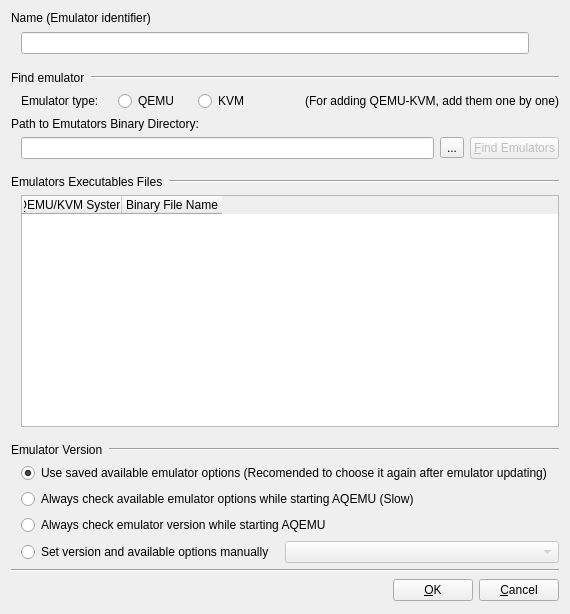
<?xml version="1.0" encoding="UTF-8"?>
<ui version="4.0">
 <author>Andrey Rijov</author>
 <class>Emulator_Options_Window</class>
 <widget class="QDialog" name="Emulator_Options_Window">
  <property name="geometry">
   <rect>
    <x>0</x>
    <y>0</y>
    <width>570</width>
    <height>614</height>
   </rect>
  </property>
  <property name="windowTitle">
   <string>Emulator Settings</string>
  </property>
  <property name="windowIcon">
   <iconset resource="images.qrc">
    <normaloff>:/exec.png</normaloff>:/exec.png</iconset>
  </property>
  <layout class="QVBoxLayout" name="verticalLayout_3">
   <item>
    <widget class="QLabel" name="Label_Name">
     <property name="text">
      <string>Name (Emulator identifier)</string>
     </property>
    </widget>
   </item>
   <item>
    <layout class="QHBoxLayout" name="horizontalLayout_4">
     <property name="leftMargin">
      <number>10</number>
     </property>
     <item>
      <widget class="QLineEdit" name="Edit_Name"/>
     </item>
     <item>
      <widget class="QLabel" name="Label_Name_Valid">
       <property name="sizePolicy">
        <sizepolicy hsizetype="Fixed" vsizetype="Fixed">
         <horstretch>0</horstretch>
         <verstretch>0</verstretch>
        </sizepolicy>
       </property>
       <property name="minimumSize">
        <size>
         <width>24</width>
         <height>24</height>
        </size>
       </property>
       <property name="maximumSize">
        <size>
         <width>24</width>
         <height>24</height>
        </size>
       </property>
       <property name="baseSize">
        <size>
         <width>24</width>
         <height>24</height>
        </size>
       </property>
       <property name="text">
        <string/>
       </property>
       <property name="pixmap">
        <pixmap resource="images.qrc">:/ok.png</pixmap>
       </property>
       <property name="scaledContents">
        <bool>true</bool>
       </property>
      </widget>
     </item>
    </layout>
   </item>
   <item>
    <spacer name="verticalSpacer_3">
     <property name="orientation">
      <enum>Qt::Vertical</enum>
     </property>
     <property name="sizeType">
      <enum>QSizePolicy::Fixed</enum>
     </property>
     <property name="sizeHint" stdset="0">
      <size>
       <width>150</width>
       <height>10</height>
      </size>
     </property>
    </spacer>
   </item>
   <item>
    <layout class="QHBoxLayout" name="horizontalLayout_3">
     <item>
      <widget class="QLabel" name="Label_Find_Emulator">
       <property name="sizePolicy">
        <sizepolicy hsizetype="Maximum" vsizetype="Preferred">
         <horstretch>0</horstretch>
         <verstretch>0</verstretch>
        </sizepolicy>
       </property>
       <property name="text">
        <string>Find emulator</string>
       </property>
      </widget>
     </item>
     <item>
      <widget class="Line" name="line">
       <property name="orientation">
        <enum>Qt::Horizontal</enum>
       </property>
      </widget>
     </item>
    </layout>
   </item>
   <item>
    <widget class="QWidget" name="Widget_Emulator_Type" native="true">
     <layout class="QHBoxLayout" name="horizontalLayout_6">
      <property name="leftMargin">
       <number>10</number>
      </property>
      <property name="topMargin">
       <number>0</number>
      </property>
      <property name="rightMargin">
       <number>0</number>
      </property>
      <property name="bottomMargin">
       <number>0</number>
      </property>
      <item>
       <widget class="QLabel" name="Label_Emulator_Type">
        <property name="text">
         <string>Emulator type:</string>
        </property>
       </widget>
      </item>
      <item>
       <spacer name="horizontalSpacer_2">
        <property name="orientation">
         <enum>Qt::Horizontal</enum>
        </property>
        <property name="sizeType">
         <enum>QSizePolicy::Fixed</enum>
        </property>
        <property name="sizeHint" stdset="0">
         <size>
          <width>13</width>
          <height>13</height>
         </size>
        </property>
       </spacer>
      </item>
      <item>
       <widget class="QRadioButton" name="RB_QEMU">
        <property name="text">
         <string>QEMU</string>
        </property>
       </widget>
      </item>
      <item>
       <spacer name="horizontalSpacer_3">
        <property name="orientation">
         <enum>Qt::Horizontal</enum>
        </property>
        <property name="sizeType">
         <enum>QSizePolicy::Fixed</enum>
        </property>
        <property name="sizeHint" stdset="0">
         <size>
          <width>13</width>
          <height>13</height>
         </size>
        </property>
       </spacer>
      </item>
      <item>
       <widget class="QRadioButton" name="RB_KVM">
        <property name="text">
         <string>KVM</string>
        </property>
       </widget>
      </item>
      <item>
       <spacer name="horizontalSpacer">
        <property name="orientation">
         <enum>Qt::Horizontal</enum>
        </property>
        <property name="sizeHint" stdset="0">
         <size>
          <width>7</width>
          <height>20</height>
         </size>
        </property>
       </spacer>
      </item>
      <item>
       <widget class="QLabel" name="Label_Find_QEMU_KVM">
        <property name="text">
         <string>(For adding QEMU-KVM, add them one by one)</string>
        </property>
        <property name="alignment">
         <set>Qt::AlignRight|Qt::AlignTrailing|Qt::AlignVCenter</set>
        </property>
       </widget>
      </item>
     </layout>
    </widget>
   </item>
   <item>
    <widget class="QLabel" name="Label_Path_to_Dir">
     <property name="sizePolicy">
      <sizepolicy hsizetype="Maximum" vsizetype="Preferred">
       <horstretch>0</horstretch>
       <verstretch>0</verstretch>
      </sizepolicy>
     </property>
     <property name="text">
      <string>Path to Emutators Binary Directory:</string>
     </property>
    </widget>
   </item>
   <item>
    <layout class="QHBoxLayout" name="horizontalLayout_2">
     <property name="leftMargin">
      <number>10</number>
     </property>
     <item>
      <widget class="QLineEdit" name="Edit_Path_to_Dir"/>
     </item>
     <item>
      <widget class="QToolButton" name="TB_Browse">
       <property name="text">
        <string>...</string>
       </property>
       <property name="icon">
        <iconset resource="images.qrc">
         <normaloff>:/open-folder.png</normaloff>:/open-folder.png</iconset>
       </property>
      </widget>
     </item>
     <item>
      <widget class="QPushButton" name="Button_Find">
       <property name="enabled">
        <bool>false</bool>
       </property>
       <property name="sizePolicy">
        <sizepolicy hsizetype="Maximum" vsizetype="Fixed">
         <horstretch>0</horstretch>
         <verstretch>0</verstretch>
        </sizepolicy>
       </property>
       <property name="text">
        <string>&amp;Find Emulators</string>
       </property>
       <property name="icon">
        <iconset resource="images.qrc">
         <normaloff>:/find.png</normaloff>:/find.png</iconset>
       </property>
      </widget>
     </item>
    </layout>
   </item>
   <item>
    <spacer name="verticalSpacer">
     <property name="orientation">
      <enum>Qt::Vertical</enum>
     </property>
     <property name="sizeType">
      <enum>QSizePolicy::Fixed</enum>
     </property>
     <property name="sizeHint" stdset="0">
      <size>
       <width>150</width>
       <height>10</height>
      </size>
     </property>
    </spacer>
   </item>
   <item>
    <layout class="QHBoxLayout" name="horizontalLayout">
     <item>
      <widget class="QLabel" name="Label_Binary_Path">
       <property name="sizePolicy">
        <sizepolicy hsizetype="Maximum" vsizetype="Preferred">
         <horstretch>0</horstretch>
         <verstretch>0</verstretch>
        </sizepolicy>
       </property>
       <property name="text">
        <string>Emulators Executables Files</string>
       </property>
      </widget>
     </item>
     <item>
      <widget class="Line" name="line_3">
       <property name="orientation">
        <enum>Qt::Horizontal</enum>
       </property>
      </widget>
     </item>
    </layout>
   </item>
   <item>
    <layout class="QVBoxLayout" name="verticalLayout_2">
     <property name="leftMargin">
      <number>10</number>
     </property>
     <item>
      <widget class="QTableWidget" name="Table_Systems">
       <property name="editTriggers">
        <set>QAbstractItemView::NoEditTriggers</set>
       </property>
       <property name="selectionMode">
        <enum>QAbstractItemView::SingleSelection</enum>
       </property>
       <property name="selectionBehavior">
        <enum>QAbstractItemView::SelectRows</enum>
       </property>
       <property name="verticalScrollMode">
        <enum>QAbstractItemView::ScrollPerPixel</enum>
       </property>
       <property name="horizontalScrollMode">
        <enum>QAbstractItemView::ScrollPerPixel</enum>
       </property>
       <column>
        <property name="text">
         <string>QEMU/KVM System</string>
        </property>
       </column>
       <column>
        <property name="text">
         <string>Binary File Name</string>
        </property>
       </column>
      </widget>
     </item>
     <item>
      <spacer name="verticalSpacer_2">
       <property name="orientation">
        <enum>Qt::Vertical</enum>
       </property>
       <property name="sizeType">
        <enum>QSizePolicy::Fixed</enum>
       </property>
       <property name="sizeHint" stdset="0">
        <size>
         <width>150</width>
         <height>10</height>
        </size>
       </property>
      </spacer>
     </item>
    </layout>
   </item>
   <item>
    <widget class="QWidget" name="widget" native="true">
     <layout class="QGridLayout" name="gridLayout">
      <property name="margin">
       <number>0</number>
      </property>
      <item row="0" column="0">
       <layout class="QHBoxLayout" name="horizontalLayout_8">
        <item>
         <widget class="QLabel" name="Label_QEMU_Version">
          <property name="sizePolicy">
           <sizepolicy hsizetype="Maximum" vsizetype="Preferred">
            <horstretch>0</horstretch>
            <verstretch>0</verstretch>
           </sizepolicy>
          </property>
          <property name="text">
           <string>Emulator Version</string>
          </property>
         </widget>
        </item>
        <item>
         <widget class="Line" name="line_4">
          <property name="orientation">
           <enum>Qt::Horizontal</enum>
          </property>
         </widget>
        </item>
       </layout>
      </item>
      <item row="1" column="0">
       <layout class="QVBoxLayout" name="verticalLayout">
        <property name="leftMargin">
         <number>10</number>
        </property>
        <item>
         <widget class="QRadioButton" name="RB_Save_Options">
          <property name="text">
           <string>Use saved available emulator options (Recomended to choose it again after emulator updating)</string>
          </property>
          <property name="checked">
           <bool>true</bool>
          </property>
         </widget>
        </item>
        <item>
         <widget class="QRadioButton" name="RB_Check_Options">
          <property name="text">
           <string>Always check available emulator options while starting AQEMU (Slow)</string>
          </property>
         </widget>
        </item>
        <item>
         <widget class="QRadioButton" name="RB_Check_Version">
          <property name="text">
           <string>Always check emulator version while starting AQEMU</string>
          </property>
          <property name="checked">
           <bool>false</bool>
          </property>
         </widget>
        </item>
        <item>
         <layout class="QHBoxLayout" name="horizontalLayout_7">
          <item>
           <widget class="QRadioButton" name="RB_Force_Version">
            <property name="sizePolicy">
             <sizepolicy hsizetype="Maximum" vsizetype="Fixed">
              <horstretch>0</horstretch>
              <verstretch>0</verstretch>
             </sizepolicy>
            </property>
            <property name="text">
             <string>Set version and available options manually</string>
            </property>
           </widget>
          </item>
          <item>
           <spacer name="horizontalSpacer_5">
            <property name="orientation">
             <enum>Qt::Horizontal</enum>
            </property>
            <property name="sizeType">
             <enum>QSizePolicy::Fixed</enum>
            </property>
            <property name="sizeHint" stdset="0">
             <size>
              <width>5</width>
              <height>17</height>
             </size>
            </property>
           </spacer>
          </item>
          <item>
           <widget class="QComboBox" name="CB_Version">
            <property name="enabled">
             <bool>false</bool>
            </property>
            <property name="sizePolicy">
             <sizepolicy hsizetype="Minimum" vsizetype="Fixed">
              <horstretch>0</horstretch>
              <verstretch>0</verstretch>
             </sizepolicy>
            </property>
            <property name="currentIndex">
             <number>-1</number>
            </property>
            <property name="maxCount">
             <number>256</number>
            </property>
           </widget>
          </item>
         </layout>
        </item>
       </layout>
      </item>
     </layout>
    </widget>
   </item>
   <item>
    <widget class="Line" name="line_2">
     <property name="orientation">
      <enum>Qt::Horizontal</enum>
     </property>
    </widget>
   </item>
   <item>
    <layout class="QHBoxLayout" name="horizontalLayout_5">
     <item>
      <spacer>
       <property name="orientation">
        <enum>Qt::Horizontal</enum>
       </property>
       <property name="sizeHint" stdset="0">
        <size>
         <width>298</width>
         <height>25</height>
        </size>
       </property>
      </spacer>
     </item>
     <item>
      <widget class="QPushButton" name="Button_OK">
       <property name="text">
        <string>&amp;OK</string>
       </property>
       <property name="icon">
        <iconset resource="images.qrc">
         <normaloff>:/ok.png</normaloff>:/ok.png</iconset>
       </property>
      </widget>
     </item>
     <item>
      <widget class="QPushButton" name="Button_Cancel">
       <property name="text">
        <string>&amp;Cancel</string>
       </property>
       <property name="icon">
        <iconset resource="images.qrc">
         <normaloff>:/cancel.png</normaloff>:/cancel.png</iconset>
       </property>
      </widget>
     </item>
    </layout>
   </item>
  </layout>
 </widget>
 <tabstops>
  <tabstop>Edit_Name</tabstop>
  <tabstop>RB_QEMU</tabstop>
  <tabstop>RB_KVM</tabstop>
  <tabstop>Edit_Path_to_Dir</tabstop>
  <tabstop>TB_Browse</tabstop>
  <tabstop>Button_Find</tabstop>
  <tabstop>Table_Systems</tabstop>
  <tabstop>RB_Save_Options</tabstop>
  <tabstop>RB_Check_Options</tabstop>
  <tabstop>RB_Check_Version</tabstop>
  <tabstop>RB_Force_Version</tabstop>
  <tabstop>CB_Version</tabstop>
  <tabstop>Button_OK</tabstop>
  <tabstop>Button_Cancel</tabstop>
 </tabstops>
 <resources>
  <include location="images.qrc"/>
 </resources>
 <connections>
  <connection>
   <sender>Button_Cancel</sender>
   <signal>clicked()</signal>
   <receiver>Emulator_Options_Window</receiver>
   <slot>reject()</slot>
   <hints>
    <hint type="sourcelabel">
     <x>520</x>
     <y>434</y>
    </hint>
    <hint type="destinationlabel">
     <x>399</x>
     <y>319</y>
    </hint>
   </hints>
  </connection>
  <connection>
   <sender>RB_Force_Version</sender>
   <signal>toggled(bool)</signal>
   <receiver>CB_Version</receiver>
   <slot>setEnabled(bool)</slot>
   <hints>
    <hint type="sourcelabel">
     <x>109</x>
     <y>387</y>
    </hint>
    <hint type="destinationlabel">
     <x>313</x>
     <y>378</y>
    </hint>
   </hints>
  </connection>
 </connections>
</ui>
